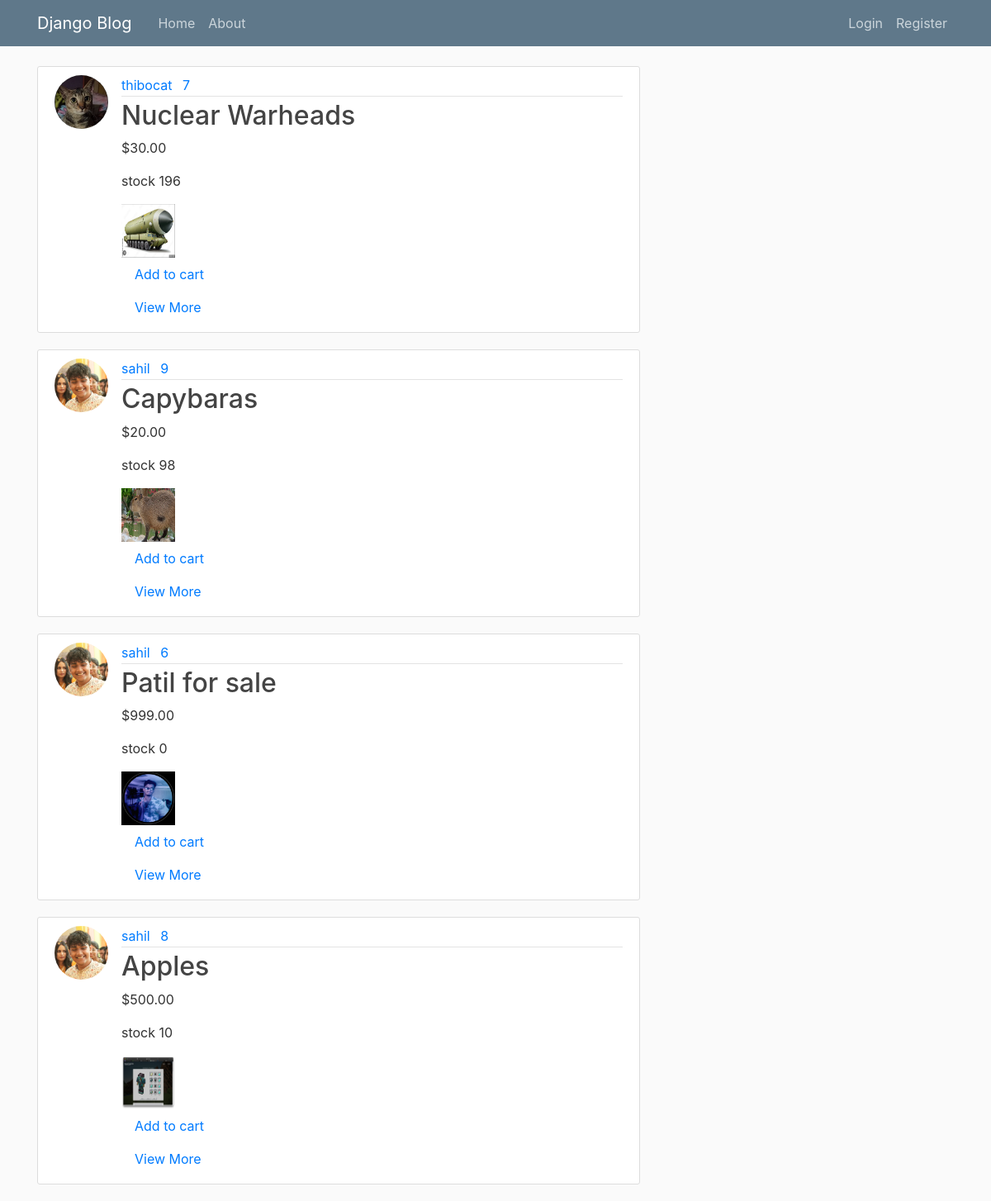
The page / on the database its author committed.
### blog/models.py (models this page shows, shortened)
class post(models.Model):
    title = models.CharField(max_length=100)
    price = models.DecimalField(max_digits=10, decimal_places=2)
    date = models.DateTimeField(default = timezone.now)
    author = models.ForeignKey(User, on_delete=models.CASCADE)
    image = models.ImageField(upload_to='images')
    orders = models.IntegerField(default=0)
    stock = models.IntegerField(default=0)

### registration/models.py (models this page shows, shortened)
class Profile(models.Model):
    user = models.OneToOneField(User, on_delete=models.CASCADE)
    image = models.ImageField(default='default.jpg', upload_to='profile_pics')
    is_seller = models.BooleanField(default=False)
    cash = models.DecimalField(max_digits=10, decimal_places=2, default=0)

### blog/views.py (the view)
# urls.py: path('', PostListView.as_view(), name = 'blog-home'),
class PostListView(ListView):
    model = post
    template_name = 'blog/home.html'
    context_object_name = 'posts'
    ordering = ['-orders']

### blog/templates/blog/home.html (shortened to what this page needs)
{% extends "blog/base.html" %}
{% block content %}
    {% for post in posts %}
        <article class="media content-section">
          <img class="rounded-circle article-img" src="{{ post.author.profile.image.url }}">
          <div class="media-body">
            <div class="article-metadata">
              <a class="mr-2" href="#">{{ post.author }}</a>
              <a class="mr-2" href="#">{{ post.id }}</a>
            </div>
            <h2><a class="article-title" href="{% url 'post-detail' post.id %}">{{ post.title }}</a></h2>
            <p class="article-content">${{ post.price }}</p>
            <p class="article-content">stock {{ post.stock }}</p>
            <img class="article-img" src="{{ post.image.url }}" alt="{{ post.title }}">
            <a class="nav-item nav-link" href="{% url 'add_to_cart' post.id%}">Add to cart</a>
            <a class="nav-item nav-link" href="#">View More</a>
          </div>
        </article>
    {% endfor %}
{% endblock content %}

### blog/static/blog/main.css (style rules this page uses)
body { background: #fafafa; color: #333333; margin-top: 5rem; }
h1, h2, h3, h4, h5, h6 { color: #444444; }
.content-section { background: #ffffff; padding: 10px 20px; border: 1px solid #dddddd; border-radius: 3px; margin-bottom: 20px; }
.article-title { color: #444444; }
.article-content { white-space: pre-line; }
.article-img { height: 65px; width: 65px; margin-right: 16px; }
.article-metadata { padding-bottom: 1px; margin-bottom: 4px; border-bottom: 1px solid #e3e3e3 }

### rows shown on the page
post: author.profile.image (picture), author "thibocat", id "7", title "Nuclear Warheads", price "30.00", stock "196", image (picture)
post: author.profile.image (picture), author "sahil", id "9", title "Capybaras", price "20.00", stock "98", image (picture)
post: author.profile.image (picture), author "sahil", id "6", title "Patil for sale", price "999.00", stock "0", image (picture)
post: author.profile.image (picture), author "sahil", id "8", title "Apples", price "500.00", stock "10", image (picture)
